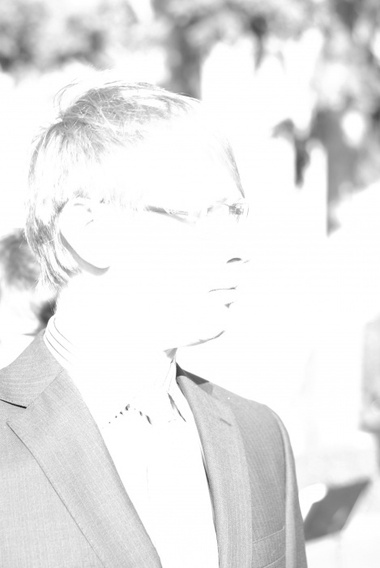
#> input picture HW1/img/man.jpg, 380 x 568 px, shrunk from 469 x 700 before the run
$ python main.py
#> lines starting #> are read from the running program, lines starting #| are printed output that depends on the picture
### HW1/img_io.py
import numpy as np
import cv2
import argparse
from pathlib import Path
from matplotlib import pyplot as plt


def read_img(filename, is_gray):
    """
    Args:
        filename (str)
        is_gray (bool)
    Returns:
        img (ndarray): with shape (height, width) for gray / (height, width, channel) for BGR
    """
#> called with filename = 'img/man.jpg', is_gray = True
    img = cv2.imread(filename)
#> img is the input picture: shape (568, 380, 3); min 19, max 255, mean 231.6
    if is_gray:
        img = cv2.cvtColor(img, cv2.COLOR_BGR2GRAY)
#> img: shape (568, 380)
    return img


def save_img(img, output_file):
    """ Output PNG file for the image
    Args:
        img (ndarray)
        output_file (str): without file extension
    """
    Path(output_file).parent.mkdir(parents=True, exist_ok=True)
    cv2.imwrite(output_file+'.png', img)


def display_img(img, is_gray):
    """ Display the image via plt
    Args:
        img (ndarray): with shape (height, width) for gray / (height, width, channel) for BGR
        is_gray (bool)
    """
    print('The shape of the image: ', img.shape)
    if is_gray:
        plt.imshow(img, cmap='gray')
    else:
        img = cv2.cvtColor(img, cv2.COLOR_BGR2RGB)
        plt.imshow(img)
    plt.show()
    plt.close()


# [11 lines left out: function display_hist, not called in this run]

### HW1/img_proc.py
import cv2
import numpy as np
from matplotlib import pyplot as plt
from io import *


def power_law_trans(img, gamma, c=1.0):
    """ Power-law transformations
    Args:
        img (ndarray): with shape (height, width) for gray / (height, width, channel) for BGR
        gamma (float)
        c (float)
    Returns:
        img_corrected (ndarray): its shape is the same as input's
    """
    img_corrected = np.array(c * 255 * (img / 255) ** gamma)
    img_corrected[img_corrected > 255] = 255
    img_corrected = img_corrected.astype('uint8')
    return img_corrected


def equalize_hist(img):
    """ Histogram equalization
    Args:
        img (ndarray): its shape is (height, width)
    Returns:
        img_corrected (ndarray): its shape is the same as input's
    """
    assert len(img.shape) == 2, 'Input image has more than one channel. '
    count_raw = np.bincount(img.flatten(), minlength=256)
    sum, cnt_average = 0, np.sum(count_raw) / 256
    lookup_table = np.zeros(256)
    for i in range(256):
        sum += count_raw[i]
        lookup_table[i] = int(sum / cnt_average)
    lookup_table[lookup_table > 255] = 255

    (height, width) = img.shape
    img_corrected = np.empty(img.shape, dtype='uint8')
    for h in range(height):
        for w in range(width):
            img_corrected[h][w] = lookup_table[img[h][w]]
    # display_hist(count_raw)
    # count_new = np.bincount(img_corrected.flatten(), minlength=256)
    # display_hist(count_new)
    return img_corrected


def get_kernel1d(kernel_size=3, type='averaging'):
    """ Get 1D separable filter
    Args:
        kernel_size (int)
        type (str): type of kernel
    Returns:
        kernel (ndarray): 1D separable kernel
    """
    assert kernel_size % 2 == 1, 'Kernel size is not an odd number. '

    if type == 'averaging':
        return np.ones(kernel_size) / kernel_size
    if type == 'gaussian':
        kernel = np.fromfunction(lambda x: np.exp((-1*(x-(kernel_size-1)/2) ** 2) / 2 ** 2), (kernel_size,))
        return kernel / np.sum(kernel)
    if type == 'laplacian':
        return np.array((-1, 2, -1))

    assert False, 'Input filter type does not exist. '


def conv_separable(img, kernel):
    """ Perform convolution with separable kernel
    Args:
        img (ndarray): its shape is (height, width)
        kernel (ndarray): 1D separable kernel
    Returns:
        img_corrected (ndarray): its shape is the same as input's
    """
    assert len(img.shape) == 2, 'Input image has more than one channel. '

    kernel_size = len(kernel)
    ''' zero padding '''
    (height, width) = img.shape
#> height = 568; width = 380
    img_padding = np.zeros((height+kernel_size-1, width+kernel_size-1))
    origin = int(kernel_size/2)
    img_padding[origin:origin+height, origin:origin+width] = img
    ''' separable convolution '''
    img_temp = np.empty((height+kernel_size-1, width))
    img_corrected = np.empty((height, width))
    for h in range(height+kernel_size-1):
        for w in range(width):
            img_temp[h][w] = np.dot(kernel, img_padding[h, w:w+kernel_size])
    for h in range(height):
        for w in range(width):
            img_corrected[h][w] = np.dot(kernel, img_temp[h:h+kernel_size, w])
    img_corrected[img_corrected > 255] = 255
    img_corrected[img_corrected < 0] = 0

    return img_corrected.astype('uint8')
#| The shape of the image:  (568, 380)


def get_kernel2d(type='laplacian'):
    """ Get 2D filter
    Args:
        type (str): type of kernel
    Returns:
        kernel (ndarray): 2D kernel
    """
    if type == 'laplacian_1':
        return np.array(((0, -1, 0), (-1, 4, -1), (0, -1, 0)))
    if type == 'laplacian_2':
        return np.array(((-1, -1, -1), (-1, 8, -1), (-1, -1, -1)))
    if type == 'laplacian_sharpen':
        return np.array(((0, -1, 0), (-1, 5, -1), (0, -1, 0)))
    assert False, 'Input filter type does not exist. '


def conv_nonseparable(img, kernel):
    """ Perform convolution with separable kernel
    Args:
        img (ndarray): its shape is (height, width)
        kernel (ndarray): 2D kernel
    Returns:
        img_corrected (ndarray): its shape is the same as input's
    """
    assert len(img.shape) == 2, 'Input image has more than one channel. '
    assert len(kernel.shape) == 2, 'Kernel is not 2D. '

    (kernel_size, _) = kernel.shape
    ''' zero padding '''
    (height, width) = img.shape
#> height = 568; width = 380
    img_padding = np.zeros((height+kernel_size-1, width+kernel_size-1))
    origin = int(kernel_size/2)
    img_padding[origin:origin+height, origin:origin+width] = img
    ''' convolution '''
    img_corrected = np.empty((height, width))
    for h in range(height):
        for w in range(width):
            product = np.multiply(kernel, img_padding[h:h+kernel_size, w:w+kernel_size])
            img_corrected[h][w] = np.sum(product)
    img_corrected[img_corrected > 255] = 255
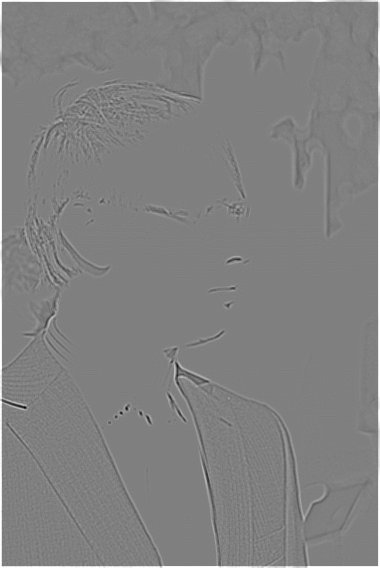
#> img_corrected: shape (568, 380) float64; min -256, max 255, mean 3.8; drawn with min black and max white
    img_corrected[img_corrected < 0] = 0

    return img_corrected.astype('uint8')


def median_filter(img, kernel_size=3):
    """ Perform median filtering
    Args:
        img (ndarray): its shape is (height, width)
        kernel_size (int)
    Returns:
        img_corrected (ndarray): its shape is the same as input's
    """
    assert len(img.shape) == 2, 'Input image has more than one channel. '
    ''' zero padding '''
    (height, width) = img.shape
    idx_median = np.floor(kernel_size * kernel_size / 2).astype('int')
    img_padding = np.zeros((height+kernel_size-1, width+kernel_size-1))
    origin = int(kernel_size/2)
    img_padding[origin:origin+height, origin:origin+width] = img
    img_corrected = np.empty((height, width))
    for h in range(height):
        for w in range(width):
            patch = img_padding[h:h+kernel_size, w:w+kernel_size]
            img_corrected[h][w] = np.sort(patch, axis=None)[idx_median]

    return img_corrected.astype('uint8')


def bilateral_filter(img, kernel_size, sigma_s, sigma_v):
    """ Perform bilateral filtering
    Args:
        img (ndarray)
        sigma_s (float): spatial gaussian std. dev.
        sigma_v (float): value gaussian std. dev.
    Returns:
        img_corrected (ndarray)
    """
    assert len(img.shape) == 2, 'Input image has more than one channel. '
    img = img
    half_size = np.floor(kernel_size/2).astype('int')
    gaussian = lambda r2, sigma: np.exp( -0.5*r2/sigma**2 )
    weight_sum = np.ones(img.shape) * np.finfo(np.float32).eps
    img_corrected  = np.ones(img.shape) * np.finfo(np.float32).eps

    for shft_x in range(-half_size,half_size+1):
        for shft_y in range(-half_size,half_size+1):
            # compute the spatial weight
            w = gaussian(shft_x**2+shft_y**2, sigma_s)
            # shift by the offsets
            off = np.roll(img, [shft_y, shft_x], axis=[0,1])
            # compute the value weight
            tw = w * gaussian((off-img)**2, sigma_v)
            # accumulate the results
            img_corrected += off * tw
            weight_sum += tw
    # normalize the result and return
    img_corrected = (img_corrected / weight_sum).astype('uint8')
    img_corrected[img_corrected > 255] = 255
    img_corrected[img_corrected < 0] = 0
    return img_corrected

### HW1/main.py
import numpy as np
import cv2
import argparse
from pathlib import Path
from matplotlib import pyplot as plt
from img_proc import *
from img_io import *


# [80 lines left out: function _contrast_adjustment, not called in this run]
    # kernel = get_kernel2d(type='laplacian_sharpen')
    # img = conv_nonseparable(img, kernel)
    # display_img(img, args.is_gray)


def experiment_1():
    ''' Perform contrast adjustment on overexposure image.
        Here, an image of a man is used.
    '''
    parser = argparse.ArgumentParser()

    parser.add_argument('--img_file', type=str, default='img/man.jpg')
    parser.add_argument('--is_gray', type=bool, default=True)
    parser.add_argument('--output_file', type=str, default='output_man_gaussian/man')
    # parser.add_argument('--output_file', type=str, default='output_man_no_blur/man')

    args = parser.parse_args()
    img = read_img(args.img_file, args.is_gray)

    ''' smoothing filter '''
    kernel = get_kernel1d(kernel_size=3, type='gaussian')
    img_new = conv_separable(img, kernel)
    display_img(img_new, args.is_gray)

    ''' laplacian filter '''
    kernel = get_kernel2d(type='laplacian_2')
    img_new = conv_nonseparable(img_new, kernel).astype('int64')
    img = img.astype('int64') + 2 * img_new
    img[img > 255] = 255; img[img < 0] = 0
#> after `img[img > 255] = 255`:
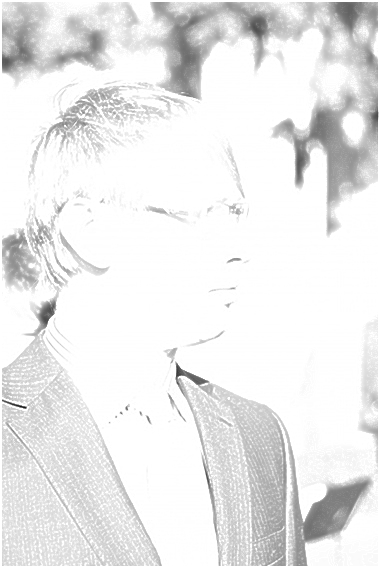
#> img: shape (568, 380) int64; min 19, max 255, mean 234.9
    display_img(2 * img_new, args.is_gray)
#> call 2 of display_img, with is_gray = True
#| The shape of the image:  (568, 380)
#> in display_img (call 2), `plt.show()`:
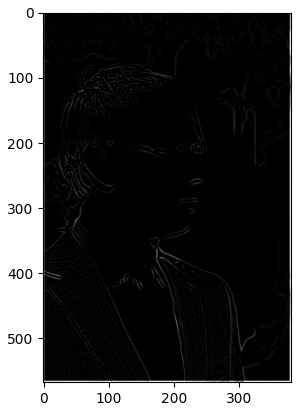
#> figure drawn by matplotlib, 1 panel

    ''' bilateral filter '''
    img = bilateral_filter(img, 5, 2, 2)
#> after the loop in bilateral_filter, `for shft_x in range(-half_size,half_size+1):`:
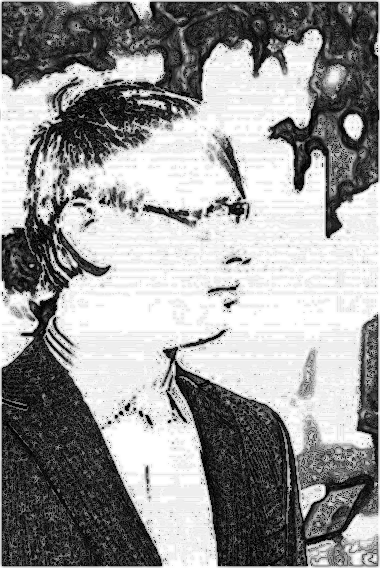
#> weight_sum: shape (568, 380) float64; min 1, max 15.82, mean 9.86; drawn with min black and max white
    display_img(img, args.is_gray)
#| The shape of the image:  (568, 380)

    ''' power law transformation '''
    output_file = args.output_file+'_{c:02d}_{gamma_id:02d}'
    const = [0.8, 1, 1.2]
    gamma = [1, 1.5, 2.5, 5.0]
    for c in const:
        for i in range(len(gamma)):
            print(output_file.format(c=int(c*10), gamma_id=i))
            print(gamma[i])
            img_corrected = power_law_trans(img, gamma[i], c)
            save_img(img_corrected, output_file.format(c=int(c*10), gamma_id=i))
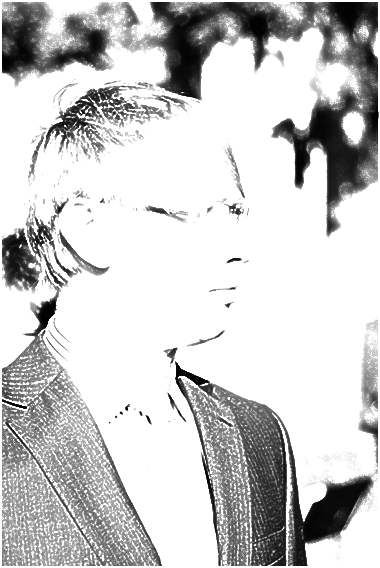
#> img_corrected: shape (568, 380); min 0, max 255, mean 203.1

    ''' median filter '''
    img = median_filter(img, 3)
#> in median_filter, `img_padding[origin:origin+height, origin:origin+width] = img`:
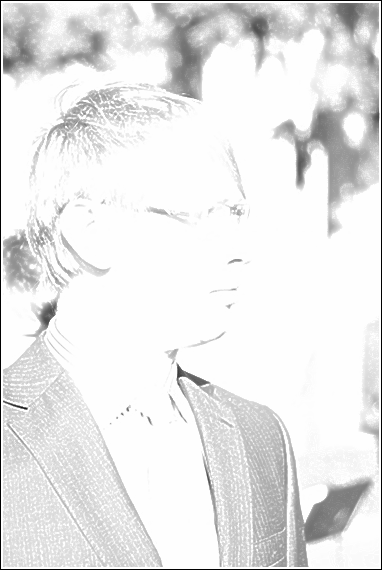
#> img_padding: shape (570, 382) float64; min 0, max 254, mean 232.2
    display_img(img, args.is_gray)
#| The shape of the image:  (568, 380)

    ''' histogram equilization '''
    if args.is_gray:
        img = equalize_hist(img)
#> in equalize_hist, `count_raw = np.bincount(img.flatten(), minlength=256)`: count_raw = 256 values, max 120395 at index 254, min 0 at index 1, mean 843.1
#> in equalize_hist, `sum, cnt_average = 0, np.sum(count_raw) / 256`: sum = 0; cnt_average = 843.1
#> after the loop in equalize_hist, `for i in range(256):`: lookup_table = 256 values from 0 to 256; sum = 215840
#> after the loop in equalize_hist, `for h in range(height):`:
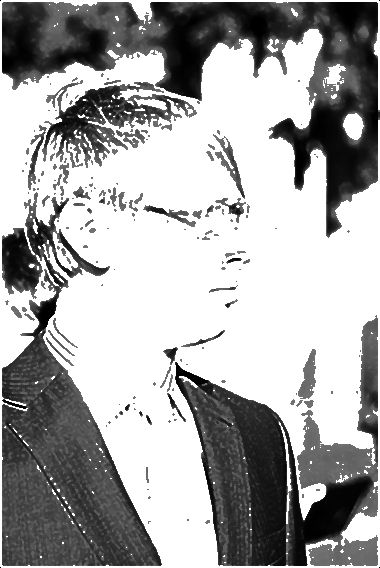
#> img_corrected: shape (568, 380); min 0, max 255, mean 167.3
        print(args.output_file)
        display_img(img, args.is_gray)
#| The shape of the image:  (568, 380)
        save_img(img, args.output_file)


# [182 lines left out: functions experiment_2, experiment_3, experiment_4, not called in this run]


if __name__ == '__main__':
    experiment_1()

$ run again, with HW1/img/red_flower.jpg copied over HW1/img/man.jpg
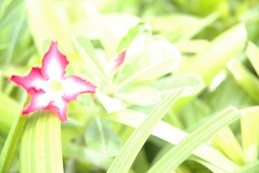
#> input picture HW1/img/red_flower.jpg, 259 x 173 px, shrunk from 320 x 213 before the run
#> in read_img, img is the input picture: shape (173, 259, 3); mean B, G, R 164.4, 232.1, 219.6
#| The shape of the image:  (173, 259)
#| The shape of the image:  (173, 259)
#| The shape of the image:  (173, 259)
#> in median_filter, `img_padding[origin:origin+height, origin:origin+width] = img`:
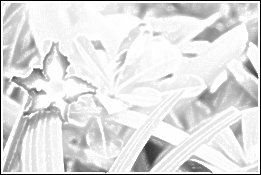
#> img_padding: shape (175, 261) float64; min 0, max 254, mean 222.9
#| The shape of the image:  (173, 259)
#> count_raw = 256 values, max 12193 at index 254, min 0 at index 1, mean 175
#> in equalize_hist, `sum, cnt_average = 0, np.sum(count_raw) / 256`: sum = 0; cnt_average = 175
#> the loop in equalize_hist, `for i in range(256):` made 256 passes
#> sum on passes 1 to 3: 4, 4, 4
#> after the loop in equalize_hist, `for i in range(256):`: lookup_table = 256 values from 0 to 256; sum = 44807
#> after the loop in equalize_hist, `for h in range(height):`:
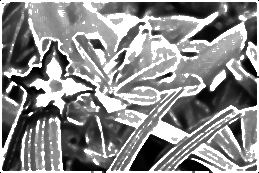
#> img_corrected: shape (173, 259); min 0, max 255, mean 137.9
#| The shape of the image:  (173, 259)
